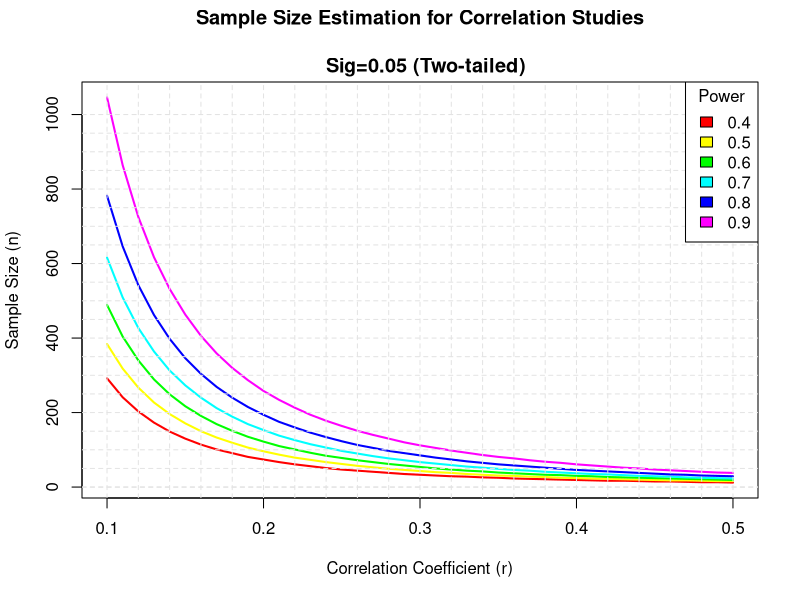

Recreate this plot in R.
# Plot sample size curves for detecting correlations of
# various sizes.

library(pwr)

# range of correlations
r <- seq(.1,.5,.01)
nr <- length(r)

# power values
p <- seq(.4,.9,.1)
np <- length(p)

# obtain sample sizes
samsize <- array(numeric(nr*np), dim=c(nr,np))
for (i in 1:np){
  for (j in 1:nr){
    result <- pwr.r.test(n = NULL, r = r[j],
                         sig.level = .05, power = p[i],
                         alternative = "two.sided")
    samsize[j,i] <- ceiling(result$n)
  }
}

# set up graph
xrange <- range(r)
yrange <- round(range(samsize))
colors <- rainbow(length(p))
plot(xrange, yrange, type="n",
     xlab="Correlation Coefficient (r)",
     ylab="Sample Size (n)" )

# add power curves
for (i in 1:np){
  lines(r, samsize[,i], type="l", lwd=2, col=colors[i])
}

# add annotation (grid lines, title, legend) 
abline(v=0, h=seq(0,yrange[2],50), lty=2, col="grey89")
abline(h=0, v=seq(xrange[1],xrange[2],.02), lty=2,
       col="grey89")
title("Sample Size Estimation for Correlation Studies\n
  Sig=0.05 (Two-tailed)")
legend("topright", title="Power", as.character(p),
       fill=colors)
